Frame 1 (no input): blank canvas, image omitted
Frame 60 (the mouse pressed at the canvas centre just before this capture): blank canvas, image omitted
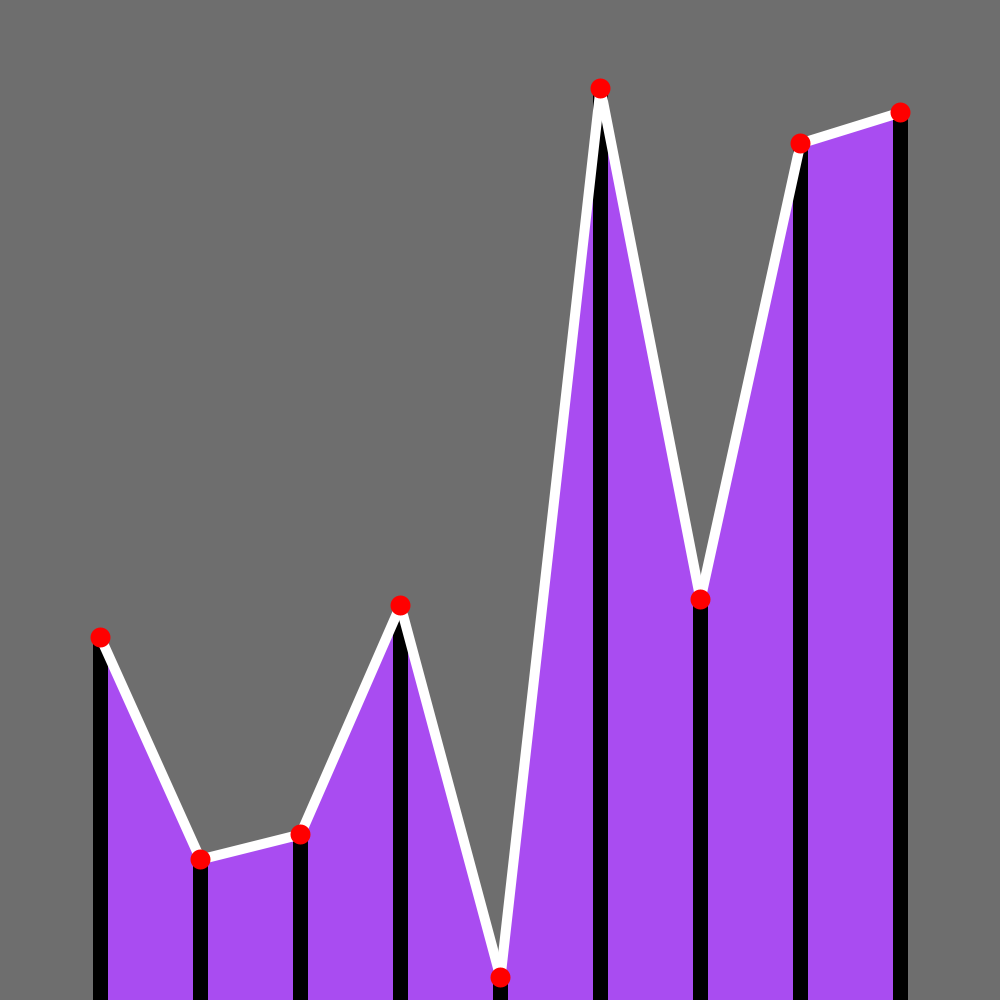
Frame 120 (the mouse held since frame 60 and released just before this capture)

The Processing sketch whose frames 1 and 60 were blank and that drew this single picture after the mouse press (run headless with seeded random() and noise(); from frame 60 on, the mouse is pressed at the canvas centre):

// Processing sketch: Wave_try
// ── Wave_try.pde
int start = 1;// on|off
int frame = 50;//speed of change
//starting y values
float y1 = 1000;
float y2 = 1000;
float y3 = 1000;
float y4 = 1000;
float y5 = 1000;
float y6 = 1000;
float y7 = 1000;
float y8 = 1000;
float y9 = 1000;
//starting target y values
float ty1 = 1000;
float ty2 = 1000;
float ty3 = 1000;
float ty4 = 1000;
float ty5 = 1000;
float ty6 = 1000;
float ty7 = 1000;
float ty8 = 1000;
float ty9 = 1000;
//starting color values
float r = (float)(Math.random()*255);
float g = (float)(Math.random()*255);
float b = (float)(Math.random()*255);
//starting target color values
float tr = 000;
float tg = 000;
float tb = 000;

void setup() {
  size(1000, 1000);
  background(110, 110, 110);
}

void mousePressed() {//on|off
  start = start +1;
}

void draw() {

  if (start % 2==0) {//on|off

    if (frameCount % frame ==0) {//random value for target ys and color every "frame" frames
      ty1 = (float)(Math.random()*1000);
      ty2 = (float)(Math.random()*1000);
      ty3 = (float)(Math.random()*1000);
      ty4 = (float)(Math.random()*1000);
      ty5 = (float)(Math.random()*1000);
      ty6 = (float)(Math.random()*1000);
      ty7 = (float)(Math.random()*1000);
      ty8 = (float)(Math.random()*1000);
      ty9 = (float)(Math.random()*1000);
      tr = random(15, 255);
      tg = random(15, 255);
      tb = random(15, 255);
    }
    background(110);//move smoothly to target y/color instead of jumping
    y1=map(frameCount % frame, 0, frame-1, y1, ty1);
    y2=map(frameCount % frame, 0, frame-1, y2, ty2);
    y3=map(frameCount % frame, 0, frame-1, y3, ty3);
    y4=map(frameCount % frame, 0, frame-1, y4, ty4);
    y5=map(frameCount % frame, 0, frame-1, y5, ty5);
    y6=map(frameCount % frame, 0, frame-1, y6, ty6);
    y7=map(frameCount % frame, 0, frame-1, y7, ty7);
    y8=map(frameCount % frame, 0, frame-1, y8, ty8);
    y9=map(frameCount % frame, 0, frame-1, y9, ty9);
    r=map(frameCount % frame, 0, frame-1, r, tr);
    g=map(frameCount % frame, 0, frame-1, g, tg);
    b=map(frameCount % frame, 0, frame-1, b, tb);

    //color fill
    noStroke();
    fill(r, g, b);
    beginShape();
    vertex(100, 1000);
    vertex(100, y1);
    vertex(200, y2);
    vertex(200, 1000);
    vertex(200, y2);
    vertex(300, y3);
    vertex(300, 1000);
    vertex(300, y3);
    vertex(400, y4);
    vertex(400, 1000);
    vertex(400, y4);
    vertex(500, y5);
    vertex(500, 1000);
    vertex(500, y5);
    vertex(600, y6);
    vertex(600, 1000);
    vertex(600, y6);
    vertex(700, y7);
    vertex(700, 1000);
    vertex(700, y7);
    vertex(800, y8);
    vertex(800, 1000);
    vertex(800, y8);
    vertex(900, y9);
    vertex(900, 1000);
    endShape();

    //black lines
    strokeWeight(15);
    stroke(000);
    line(100, 1000, 100, y1);
    line(200, 1000, 200, y2);
    line(300, 1000, 300, y3);
    line(400, 1000, 400, y4);
    line(500, 1000, 500, y5);
    line(600, 1000, 600, y6);
    line(700, 1000, 700, y7);
    line(800, 1000, 800, y8);
    line(900, 1000, 900, y9);

    //white lines
    strokeWeight(10);
    stroke(255);
    line(100, y1, 200, y2);
    line(200, y2, 300, y3);
    line(300, y3, 400, y4);
    line(400, y4, 500, y5);
    line(500, y5, 600, y6);
    line(600, y6, 700, y7);
    line(700, y7, 800, y8);
    line(800, y8, 900, y9);

    //red dots
    strokeWeight(20);
    stroke(255, 000, 000);
    point(100, y1);
    point(200, y2);
    point(300, y3);
    point(400, y4);
    point(500, y5);
    point(600, y6);
    point(700, y7);
    point(800, y8);
    point(900, y9);

    //println(ty1, y1);
  }
}

//color i like:#167F9B
